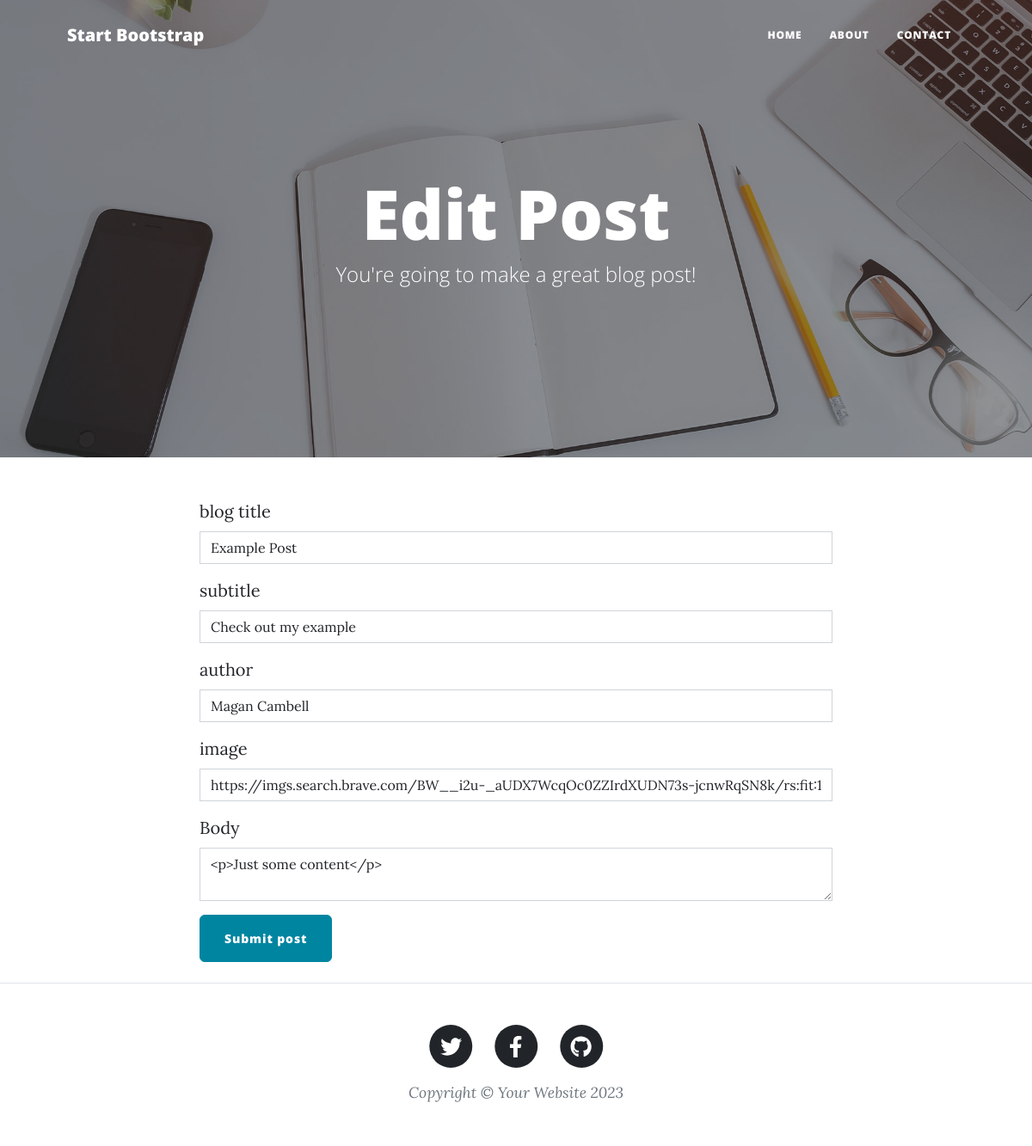
Before: /edit-post/1 with the older database file.
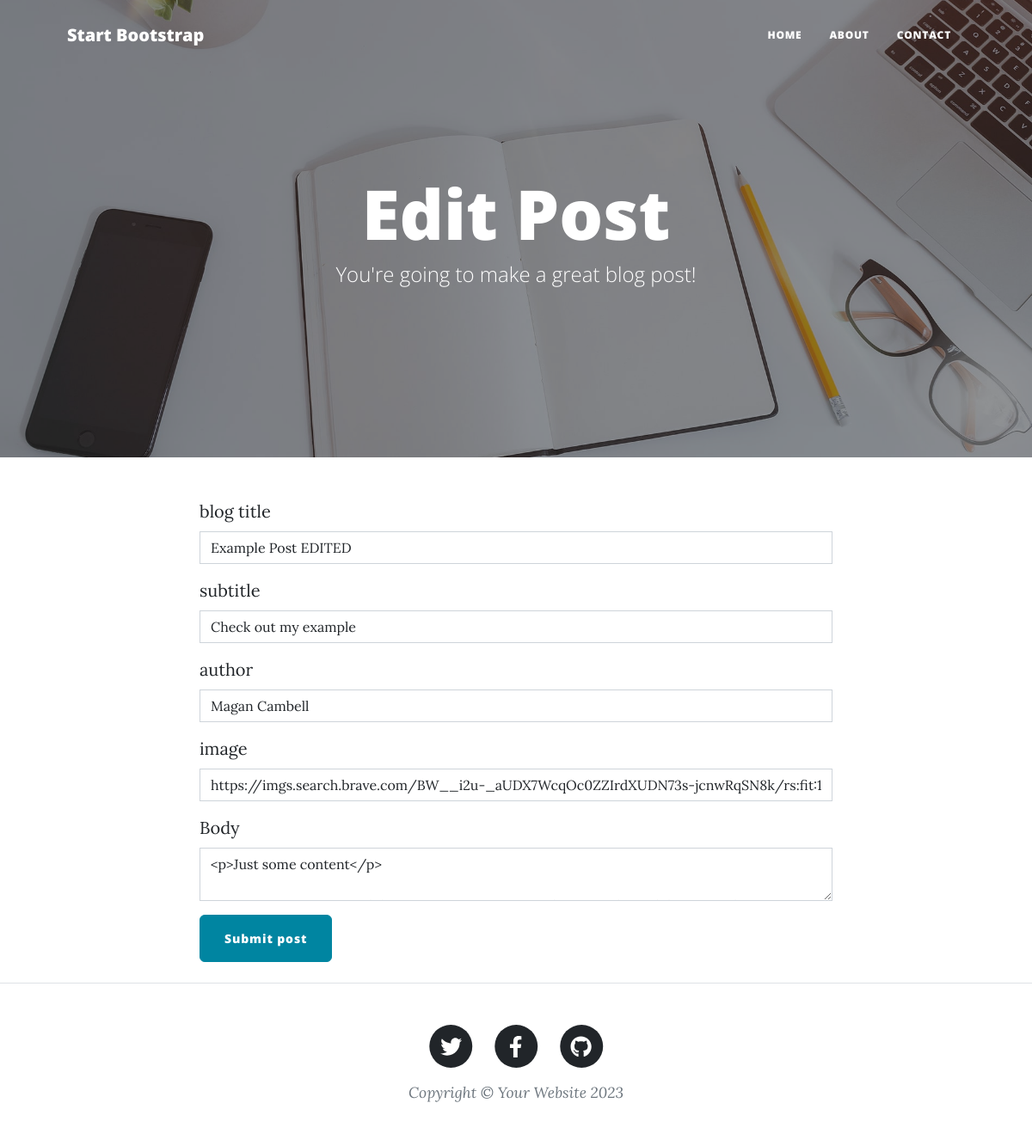
After: the same page with the newer database file.
### main.py (models this page shows)
class BlogPost(db.Model):
    id = db.Column(db.Integer, primary_key=True)
    title = db.Column(db.String(250), unique=True, nullable=False)
    subtitle = db.Column(db.String(250), nullable=False)
    date = db.Column(db.String(250), nullable=False)
    body = db.Column(db.Text, nullable=False)
    author = db.Column(db.String(250), nullable=False)
    img_url = db.Column(db.String(250), nullable=False)

### main.py (the view, shortened to what this page needs)
@app.route("/edit-post/<post_id>", methods=["GET","POST", "PATCH"])
def edit_post(post_id):
    post_heading = "Edit Post"
    requested_post = db.session.execute(db.select(BlogPost).where(BlogPost.id == post_id)).scalar()
    edit_form = PostForm(title = requested_post.title,
                         subtitle = requested_post.subtitle,
                         author = requested_post.author,
                         image = requested_post.img_url,
                         body = requested_post.body)
    return render_template("make-post.html", form=edit_form, heading=post_heading)

### main.py
class PostForm(FlaskForm):
    title = StringField('blog title', validators=[DataRequired()])
    subtitle = StringField('subtitle', validators=[DataRequired()])
    author = StringField('author', validators=[DataRequired()])
    image = StringField('image', validators=[DataRequired(), URL()])
    body = CKEditorField('Body', validators=[DataRequired()])
    submit = SubmitField('Submit post')

### templates/make-post.html (shortened to what this page needs)
{% block content %} {% include "header.html" %}
{% from "bootstrap5/form.html" import render_form %}
<header
  class="masthead"
  style="background-image: url('../static/assets/img/edit-bg.jpg')"
>
  <div class="container position-relative px-4 px-lg-5">
    <div class="row gx-4 gx-lg-5 justify-content-center">
      <div class="col-md-10 col-lg-8 col-xl-7">
        <div class="page-heading">
          <h1>{{ heading }}</h1>
          <span class="subheading"
            >You're going to make a great blog post!</span
          >
        </div>
      </div>
    </div>
  </div>
</header>
<main class="mb-4">
  <div class="container">
    <div class="row">
      <div class="col-lg-8 col-md-10 mx-auto">
          {{ render_form(form, novalidate=True) }}
      </div>
    </div>
  </div>
</main>
{% include "footer.html" %} {% endblock %}

Changed rows visible on the page:
changed BlogPost "Check out my example": title "Example Post" → "Example Post EDITED"
